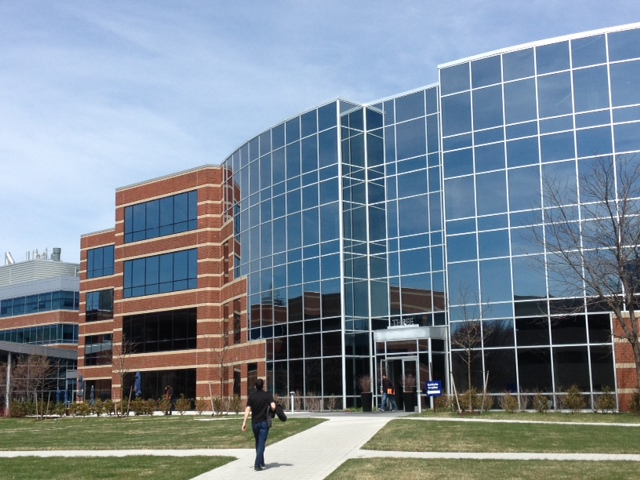
#> input picture ETV1/building1.jpg, 640 x 480 px
$ jupyter execute Assignment1a_2D_Transforms_9117504_JB.ipynb
#> lines starting #> are read from the running program, lines starting #| are printed output that depends on the picture; after the words box and inside, x2 and y2 are one past the last pixel; in counts of white or black regions, pixels touching at a corner belong together
# Activity 1a - 2D Image Transformations

Your name: James Bishop

Your ID number: 9117504

In this activity, we are going to look into 2D image transformations. We are going to look into the basics of image warping, including back-mapping to fill vacant pixels. We we also get the first taste of homogeneous coordinates and homogeneous transformations.

But first, we will start with the basics.

A couple of general notes.
 * First, I will often give you some template code to start working from in the cells. I will denote areas where you should insert your own code with a "your code here" comment.
 * Occasionally, I will ask questions that you must also answer. These will be highlighted in a different colour.
 * In the first task of the module, some code is provided below, to help you on your way. However, as we progress through the module, I will give you less and less code to start.
 * I also spell out the steps in quite some detail here, however, as we progress, I will expect to not have to give such detail.
 * You must not use external libraries other than numpy for calculations and pyplot for displaying the images. We use OpenCV just to read the images - but this must not be used elsewhere. All the libraries are imported in the first cell.

[cell 1]
###################
# code given
import cv2                      # we use this mainly to read the files
import numpy as np              # the everpresent numpy
import matplotlib.pyplot as plt # does what it says on the tin - plotting

# Read in the image. We don't want to mess with colour, so we convert to grayscale.
# Let's also have a look at the image
img = cv2.imread('building1.jpg',cv2.IMREAD_GRAYSCALE)
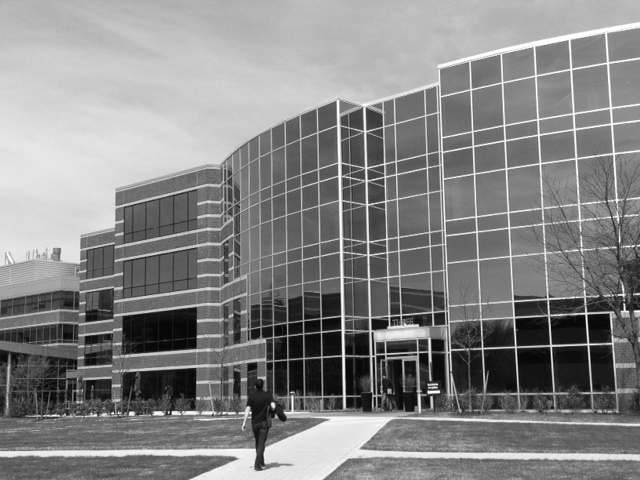
#> img: shape (480, 640); min 0, max 255, mean 133.4
plt.imshow(img,cmap='gray')

## A simple scaling

We want to implement a simple scaling, as is described in Video Lecture 1.2

The transform for scaling is given by the matrix:
$$
\textbf{T} = \begin{bmatrix}
a & 0 \\
0 & b
\end{bmatrix}
$$
and thus, to transform the points in the image, we use
$$
\begin{bmatrix} x' \\ y' \end{bmatrix} =
\begin{bmatrix}
a & 0 \\
0 & b
\end{bmatrix}
\begin{bmatrix} x \\ y \end{bmatrix}
$$
where $(x, y)$ is the point in the original image, and $(x', y')$ is the transformed point.

<font color='blue'>

#### Task:

In Python code, implement the scaling defined by the equations above. For each pixel in the original image, we will apply the transform, and put the pixel value at the resulting position in the output image.

1. Create the transformation matrix
1. Create an empty (black) image where the new image will be stored (hint [`np.zeros()`](https://numpy.org/doc/stable/reference/generated/numpy.zeros.html))
1. Iterate over all the pixels in the image (e.g., as a nested pair of for loops)
1. Apply the transformation to each pixel location (i.e., to the vector $(x, y)$ representing the pixel location). Get the result $(x', y')$ vector
1. Check that the resulting location $(x', y')$ is within the bounds of the image. You will get an error if you try to write outside of the image boundary.
1. Copy the pixel value from the input image location $(x, y)$ to the (valid) output image location $(x', y')$ (interpolated).
1. Display the resulting image ([`plt.imshow()`](https://matplotlib.org/stable/api/_as_gen/matplotlib.pyplot.imshow.html), as above)


Some hints:
* Images are stored in grids, and the index (coordinate $(x, y)$) of each grid is an integer value. However, after you transform the integer coordinate using $\textbf{T}$, there is no guarantee that the resulting coordinates $(x', y')$ will be integer values.
* What do we do? This requires [**interpolation**](https://www.cambridgeincolour.com/tutorials/image-interpolation.htm), of which two popular methods are _bilinear_ and _bicubic_. However, for this task, we will just round our values to the nearest integer (which is, in fact, called _nearest neighbour_ interpolation).
* To do this, once you have transformed a point, I suggest to round to the nearest integer using [`np.rint()`](https://numpy.org/doc/stable/reference/generated/numpy.rint.html) and then cast to an `int` type using [`.astype(int)`](https://numpy.org/doc/stable/reference/generated/numpy.ndarray.astype.html)

</font>

<font color='blue'>

###### Question: Some of the image has disappeared. Why? [Hint](https://blogs.mathworks.com/steve/2006/04/28/spatial-transforms-forward-mapping/)

If the scaling factors for a and b are greater than 1, they will scale the transformed image outside the bounding area of the original image.

[cell 2]
##################
# Your code here

#Create variables to store the scaling factors for the transformation matrix. These can be changed to experiment with different shapes and sizes of images.
a=1.5
b=1.0

# Create a new empty image of the size of the original
img_new = np.zeros(img.shape)

# Create the transform matrix
T = np.array([[a,0],
             [0,b]])  # Your code here: Create the appropriate matrix

#Create the inverse transform matrix
T_inv = (1/(a*b))*np.array([[b,0],
                  [0,a]])

# --- Image Transformation (Forward Mapping) ---

for y in range(img.shape[0]):  # iterate each row in the image
     for x in range(img.shape[1]):  # iterate each column
         pt = np.array([x,y])
         pt_new_float = T @ pt

        #perform rounding to nearest integer and casting to int type as recommended
         x_new = np.rint(pt_new_float[0]).astype(int)
         y_new = np.rint(pt_new_float[1]).astype(int)

         # check that the resulting point is within the image bounds
         if 0 <= y_new < img_new.shape[0] and 0 <= x_new < img_new.shape[1]:
             # Copy the pixel value from the original image to the new image
             img_new[y_new, x_new] = img[y, x]
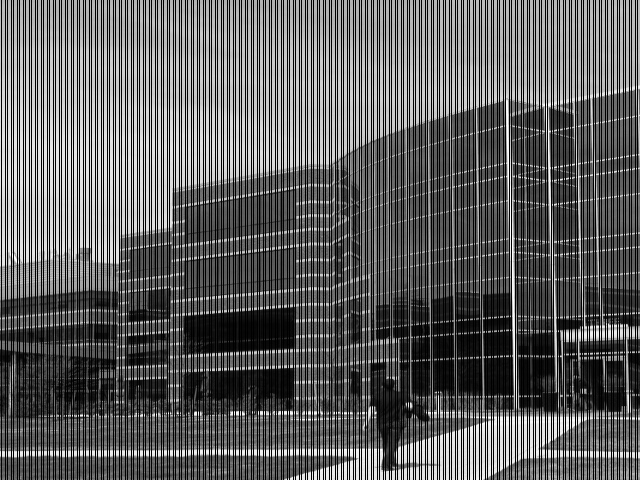
#> img_new: shape (480, 640) float64; min 0, max 255, mean 92.9

 # Display the new image
plt.imshow(img_new, cmap='gray')
plt.title('Scaled Image (Forward Mapping)')
plt.show()

<font color='blue'>

###### Question: Make sure your matrix contains scaling factors greater than 1 (i.e., causing an upscaling). Why are there black pixels?

Do not have integer scaling in the x-direction. Some of the input pixels cannot be directly mapped to output pixels and some output pixels have more than one input pixel mapped to their location.

## Back-mapping the pixels

In the last task, we ended up with black pixels (vacant pixels) in the resulting image. Now we will address this using the method of back mapping, also call [inverse mapping](https://blogs.mathworks.com/steve/2006/05/05/spatial-transformations-inverse-mapping/).

Let's look at forward mapping first. Consider each input image pixel in turn. For each input image pixel:

Forward mapping:
1. Determine its location in input space, $(x, y)$.
1. Map that location to output space using $(x',y')^\top = \textbf{T}(x,y)^\top$.
1. Figure out which output pixel contains the location $(x',y')$. I.e., convert to integer values.
1. Copy the input pixel value to that output pixel.

This diagram illustrates the procedure:

Forward mapping has two main disadvantages as a computational procedure: gaps and overlaps. Depending on specific spatial transform function, you may have some output pixels that did not receive any input image pixels; these are the gaps. You may also have some output pixels that received more than one input image pixel; these are the overlaps. In both cases, it is challenging to figure out a reasonable way to set those output pixels.

Because of the disadvantages of the forward mapping method, most of the practical implementations use a different technique, called back/inverse mapping.

Here's how it works:

Locate your output image pixel grid somewhere in output space. Then for each output pixel on the grid:

1. Apply the **inverse** spatial transformation to determine the corresponding location in input space: $(x,y)^\top = \textbf{T}^{-1}(x',y')^\top$.
1. Using the input image pixels nearest to $(x,y)$, *interpolate* to get an approximate value for the input image at $(x,y)$.
1. Use that value for the output pixel.

This diagram illustrates the procedure:

This method completely avoids problems with gaps and overlaps. You just have to decide which interpolation method to you (below, as above, we use the simplest nearest neighbour interpolation), and you also have to establish a rule for what value to use when $(x,y)$ isn't within the input image pixel grid.

<font color='blue'>

#### Task:

In Python code, implement the scaling using back mapping. For each pixel in the output image, we will apply the inverse transform, and copy the pixel value to the resulting position in the output image.

1. Create the transformation matrix
1. Invert the transformation ([`np.linalg.inv()`](https://numpy.org/doc/stable/reference/generated/numpy.linalg.inv.html))
1. Create an empty (black) image where the new image will be stored (hint [`np.zeros()`](https://numpy.org/doc/stable/reference/generated/numpy.zeros.html))
1. Iterate over all the pixels in the **output** image (e.g., as a nested pair of for loops)
1. Apply the inverse transformation to each output pixel location (i.e., to the vector $(x', y')$ representing the output pixel location). Get the result $(x, y)$ vector representing the input pixel location
1. Check that the resulting location $(x, y)$ is within the bounds of the input image. You will get an error if you try to read outside of the image boundary.
1. Copy the (valid) pixel value from the input image location $(x, y)$ (interpolated) to the output image location $(x', y')$.
1. Display the resulting image ([`plt.imshow()`](https://matplotlib.org/stable/api/_as_gen/matplotlib.pyplot.imshow.html), as above)

As above, use nearest neighbour interpolation.

</font>

[cell 3]
###############
# Your code here - make the code below work

# ----------- Scale Transform Backward Mapping --------------------#

# Scaling Factors
a=1.5
b=1.3

# Calculate the dimensions for the output space based on the scaling factors
img_hgt = int(img.shape[0] * b)
#> img_hgt = 624
img_wdt = int(img.shape[1] * a)
#> img_wdt = 960

# Create a new empty image of the calculated size for the output space
img_out = np.zeros((img_hgt, img_wdt))

# Create the transform matrix
T = np.array([[a,0],
             [0,b]])

# Create the inverse transform matrix
T_inv = np.linalg.inv(T)

bound_err_cnt_b=0 #Backward boundary error count - the number of attempts to write
                  # transformed points outside original image boundary

for y_t in range(img_out.shape[0]):  # iterate each row in the output image
    for x_t in range(img_out.shape[1]): # iterate each column
        pt_out = np.array([x_t,y_t]) # create a matrix of pixels contained in the output image
        pt_out_fl = T_inv @ pt_out # the transformed point might not be an integer, '_fl' denotes 'float'
                                   # '_out' denotes 'output space'

    # Perform rounding to nearest integer, '_r' denotes rounded
    # this also performs nearest neighbours interpolation
        x_r = np.rint(pt_out_fl[0])
        y_r = np.rint(pt_out_fl[1])

    # Now cast the rounded figure to the integer type
        x_out = x_r.astype(int)
        y_out = y_r.astype(int)

    # check that the resulting point is within the original input image bounds
        if 0 <= y_out < img.shape[0] and 0 <= x_out < img.shape[1]:
        # Copy the pixel value from the output space to the input space
            img[y, x]=img_out[y_t, x_t]
        else:
            bound_err_cnt_b += 1
#> img: shape (480, 640); under 0.01% of pixels changed, all inside (x1, y1, x2, y2) = (639, 479, 640, 480)
#> after the loop, bound_err_cnt_b = 0
print(f"There were {bound_err_cnt_b} attempts to read outside the original image boundary")
#| There were 0 attempts to read outside the original image boundary

# Display the inverse transformed image
plt.imshow(img, cmap='gray')
plt.title('Scaled Image (Backward Mapping)')
plt.show()

<font color='blue'>

###### Question: Why does this fill the gaps?

Backward mapping maps through every single pixel in the output image. The inverse transform calculates where it came from in the original image. All pixels in the original image had an integer value before scaling. In this way, backward mapping is able to map every pixel to an original pixel.

<font color='blue'>

###### Question: We use the inverse of the scaling matrix above. To estimate this, we use the Numpy function. But how would we calculate it directly, for the scaling matrix? Or, to put it another way, what does the inverse of the scaling matrix look like?

To calculate it directly, we would swap the positions of a and b and multiply the matrix by the inverse of the determinant, ab.

## More transforms

### Shear and Rotation

You now have a template for applying arbitrary 2D transforms to an image, using back-mapping.

Recall, the shearing transform is given by
$$
\textbf{T}_s = \begin{bmatrix}
1 & a \\
b & 1
\end{bmatrix}
$$
Where $a$ and $b$ are the shearing parameters, in this case. Rotation is given by
$$
\textbf{T}_r = \begin{bmatrix}
\cos(\theta) & -\sin(\theta) \\
\sin(\theta) & \cos(\theta)
\end{bmatrix}
$$
Where $\theta$ is the rotation angle. Rotation matrices are typically also denoted $\textbf{R}$.

<font color='blue'>

#### Task:

In two separate cells, transform the the image using:
 * Shear
 * Rotation

You can feel free to copy down and adapt your code from above.

[cell 4]
##################
# Your code here


#-----------------Shear Transform---------------------------#


# Create variables to store the scaling factors for the transformation matrix.
# These can be changed to experiment with different shapes and sizes of images.
a=0.1
b=0.6

# Create a new empty image of the size of the original
img_new = np.zeros(img.shape)
#print(img_new)


# Create the transform matrix
T_s = np.array([[1,a],
             [b,1]])  # Your code here: Create the appropriate matrix


# --- Image Transformation

bound_err_cnt_sh=0 #Shear boundary error count - the number of attempts to write
                  # transformed points outside original image boundary

for y in range(img.shape[0]):  # iterate each row in the image
     for x in range(img.shape[1]):  # iterate each column
         pt = np.array([x,y])
         pt_t_fl = T_s @ pt # the transformed point might not be an integer, '_fl' denotes 'float'
                          # '_t' denotes 'transformed'

        # Perform rounding to nearest integer
        # This also performs nearest neighbours interpolation
         x_r = np.rint(pt_t_fl[0])
         y_r = np.rint(pt_t_fl[1])

         # Now cast the rounded figure to the integer type
         x_t = x_r.astype(int)
         y_t = y_r.astype(int)

         # check that the transformed point is within the image bounds of the
         # original image
         if 0 <= y_t < img.shape[0] and 0 <= x_t < img.shape[1]:
             # Copy the pixel value from the original image to the new image
             img_new[y_t, x_t] = img[y, x]
         else:
            bound_err_cnt_sh += 1
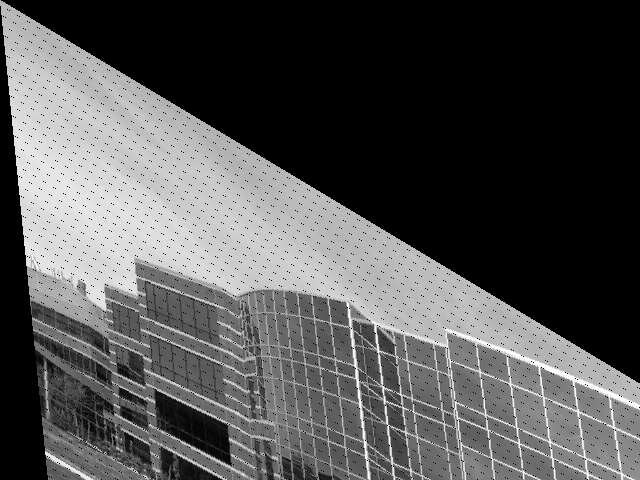
#> img_new: shape (480, 640) float64; min 0, max 255, mean 82.7
#> after the loop, bound_err_cnt_sh = 123181
print(f"There were {bound_err_cnt_sh} attempts to write outside the original image boundary")
#| There were 123181 attempts to write outside the original image boundary

 # Display the new image
plt.imshow(img_new, cmap='gray')
plt.title('Scaled Image (Shear Transform )')
plt.show()

[cell 5]
##################
# Your code here

#--------------Rotation Transform------------------------------#


# Create a new empty image of the size of the original
img_new = np.zeros(img.shape)

#Angle of rotation
angle_in_degrees = 5

# Calculate angle in radians
theta = np.radians(angle_in_degrees) # Convert degrees to radians if needed

# Create the Rotation Matrix
T_r= np.array([
    [np.cos(theta), -np.sin(theta)],
    [np.sin(theta),  np.cos(theta)]
])

# --- Image Transformation (Rotation) ---

bound_err_cnt_r=0 #Rotation boundary error count - the number of attempts to write
                  # transformed points outside original image boundary

for y in range(img.shape[0]):  # iterate each row in the image
     for x in range(img.shape[1]):  # iterate each column
         pt = np.array([x,y])
         pt_t_fl = T_r @ pt # the transformed point might not be an integer, '_fl' denotes 'float'
                          # '_t' denotes 'transformed'

        # Perform rounding to nearest integer
        # This also performs nearest neighbours interpolation
         x_r = np.rint(pt_t_fl[0])
         y_r = np.rint(pt_t_fl[1])

         # Now cast the rounded figure to the integer type
         x_t = x_r.astype(int)
         y_t = y_r.astype(int)

         # check that the transformed point is within the image bounds of the
         # original image
         if 0 <= y_t < img.shape[0] and 0 <= x_t < img.shape[1]:
             # Copy the pixel value from the original image to the new image
             img_new[y_t, x_t] = img[y, x]
         else:
            bound_err_cnt_r += 1
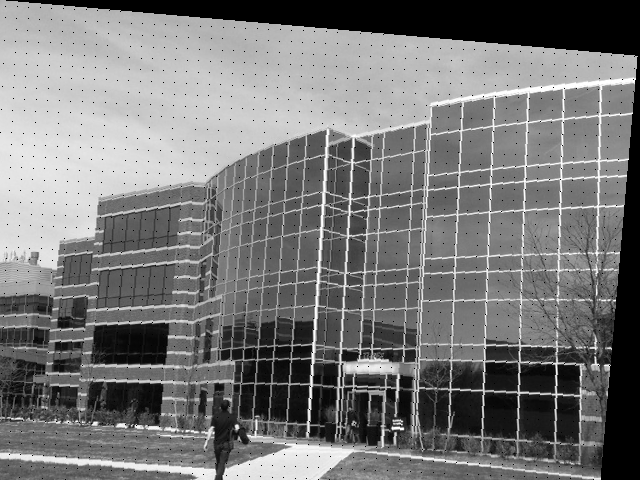
#> img_new: shape (480, 640) float64; min 0, max 255, mean 120.1
#> after the loop, bound_err_cnt_r = 26776
print(f"There were {bound_err_cnt_r} attempts to write outside the original image boundary")
#| There were 26776 attempts to write outside the original image boundary
#> (the rest of the program and of its run is left out)
